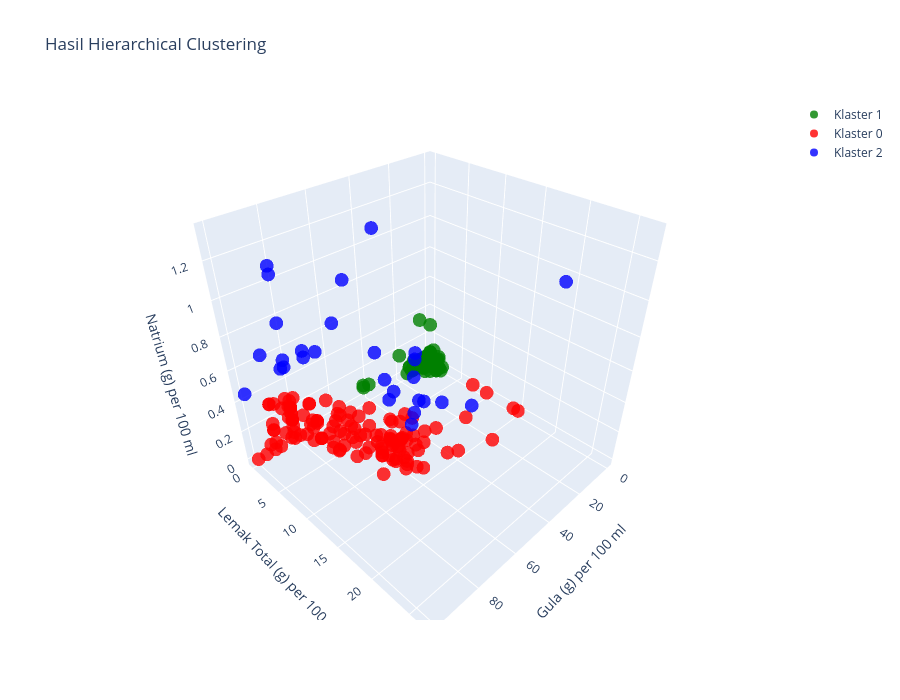

This figure's notebook cell:
### Markdown cell above
## 3. Hierarchical Clustering (HC)

### Code cell
from sklearn.cluster import AgglomerativeClustering
import scipy.cluster.hierarchy as sch
from yellowbrick.cluster import KElbowVisualizer

# Visualisasi Dendrogram
plt.figure(figsize=(18, 10))
plt.title('Dendrogram Hierarchical Clustering')
plt.xlabel('Produk Minuman')
plt.ylabel('Jarak Euclidean')
dendrogram = sch.dendrogram(sch.linkage(data_scaled, method='ward'))
plt.show()

# Evaluasi Silhouette Score HC
hc_model = AgglomerativeClustering(metric='euclidean', linkage='ward')
visualizer = KElbowVisualizer(hc_model, k=(2, 11), metric='silhouette', timings=False, title='Silhouette Score HC')
visualizer.fit(data_scaled)
visualizer.poof()

# Eksekusi Agglomerative Clustering dengan k=3
hc = AgglomerativeClustering(n_clusters=3, metric='euclidean', linkage='ward')
df_final['Klaster_HC'] = hc.fit_predict(data_scaled)

# Visualisasi 3D Scatter Plot Matplotlib
fig = plt.figure(figsize=(15, 12))
ax = fig.add_subplot(111, projection='3d')
colors = ['red', 'green', 'blue']

for i in df_final['Klaster_HC'].unique():
    ax.scatter(df_final.loc[df_final['Klaster_HC'] == i, 'Gula (g) per 100 ml'],
               df_final.loc[df_final['Klaster_HC'] == i, 'Lemak Total (g) per 100 ml'],
               df_final.loc[df_final['Klaster_HC'] == i, 'Natrium (g) per 100 ml'],
               label=f'Klaster {i}', color=colors[i], s=100)
ax.set_xlabel('Gula (g) per 100 ml')
ax.set_ylabel('Lemak Total (g) per 100 ml')
ax.set_zlabel('Natrium (g) per 100 ml')
ax.set_title('Hasil Hierarchical Clustering')
ax.legend()
plt.show()

# Visualisasi 3D Scatter Plot Plotly
import plotly.graph_objects as go
fig = go.Figure()
for i in df_final['Klaster_HC'].unique():
    cluster_data = df_final[df_final['Klaster_HC'] == i]
    fig.add_trace(go.Scatter3d(
        x=cluster_data['Gula (g) per 100 ml'],
        y=cluster_data['Lemak Total (g) per 100 ml'],
        z=cluster_data['Natrium (g) per 100 ml'],
        mode='markers',
        marker=dict(size=8, color=colors[i], opacity=0.8),
        name=f'Klaster {i}'
    ))
fig.update_layout(
    title='Hasil Hierarchical Clustering',
    scene=dict(xaxis_title='Gula (g) per 100 ml', yaxis_title='Lemak Total (g) per 100 ml', zaxis_title='Natrium (g) per 100 ml'),
    width=900, height=700
)
fig.show()

### Figure 1 — Plotly figure (JSON) as saved in the notebook; plotly's stock layout.template omitted (floating-point values rounded to 4 significant figures; data arrays with more than 128 entries replaced by an {"elided": "..."} marker saying what was removed)
{"data": [{"marker": {"color": "green", "opacity": 0.8, "size": 8}, "mode": "markers", "name": "Klaster 1", "type": "scatter3d", "x": {"elided": "190 float values"}, "y": {"elided": "190 float values"}, "z": {"elided": "190 float values"}}, {"marker": {"color": "red", "opacity": 0.8, "size": 8}, "mode": "markers", "name": "Klaster 0", "type": "scatter3d", "x": [60.0, 81.82, 81.82, 96.0, 60.0, 52.0, 79.17, 90.91, 90.91, 90.91, 81.82, 90.91, 81.82, 73.91, 72.22, 56.0, 63.64, 62.96, 50.0, 58.06, 73.91, 57.14, 70.37, 72.0, 60.0, 55.0, 63.16, 66.67, 63.33, 70.0, 72.0, 65.0, 60.0, 60.0, 72.22, 62.96, 62.96, 44.0, 69.57, 65.0, 65.0, 60.0, 65.0, 65.0, 83.33, 91.67, 88.89, 88.46, 88.89, 81.82, 90.91, 50.0, 81.82, 81.82, 72.73, 74.07, 85.71, 100.0, 64.29, 81.82, 85.71, 72.73, 81.82, 78.26, 73.91, 69.57, 76.36, 73.91, 68.0, 68.0, 65.22, 82.61, 69.57, 68.0, 80.0, 68.0, 48.0, 60.0, 61.11, 56.0, 65.0, 58.06, 32.0, 46.67, 73.91, 60.0, 60.0, 73.33, 59.32, 72.0, 75.0, 59.26, 81.82, 80.0, 93.33, 83.72, 83.33, 90.91, 82.61, 59.26, 52.0, 25.0, 60.0, 70.0, 56.67, 63.33, 59.09, 63.64, 60.0, 57.14, 53.33, 60.0, 60.0, 81.82, 81.82, 70.83, 69.57, 64.0, 64.0, 70.0, 70.0, 70.0, 0.0, 0.0, 0.0, 0.0, 73.91], "y": [7.5, 0.0, 0.0, 0.0, 12.0, 12.0, 0.0, 0.0, 0.0, 0.0, 0.0, 0.0, 0.0, 2.174, 0.0, 14.0, 11.36, 7.407, 15.91, 11.29, 4.348, 8.929, 7.407, 8.0, 12.5, 12.5, 10.53, 14.29, 6.667, 6.667, 6.0, 10.0, 12.5, 12.5, 0.0, 11.11, 9.259, 16.0, 2.174, 10.0, 12.5, 12.5, 10.0, 10.0, 0.0, 0.0, 0.0, 5.769, 0.0, 0.0, 0.0, 12.5, 0.0, 0.0, 0.0, 5.556, 0.0, 0.0, 0.0, 0.0, 0.0, 0.0, 0.0, 6.522, 6.522, 10.87, 0.0, 10.87, 4.0, 6.0, 4.348, 4.348, 8.696, 6.0, 8.0, 4.0, 10.0, 10.0, 11.11, 10.0, 10.0, 9.677, 18.0, 13.33, 2.174, 0.4, 10.0, 0.0, 6.356, 8.0, 5.0, 11.11, 0.0, 0.0, 0.0, 0.0, 0.0, 0.0, 0.0, 14.81, 10.0, 12.5, 14.0, 11.67, 11.67, 11.67, 11.36, 11.36, 10.0, 10.71, 11.67, 11.67, 10.0, 0.0, 0.0, 4.167, 4.348, 6.0, 6.0, 0.0, 0.0, 0.0, 10.0, 15.0, 7.692, 14.29, 2.174], "z": [0.075, 0.2273, 0.2727, 0.0, 0.06, 0.04, 0.0, 0.1364, 0.3182, 0.1364, 0.04545, 0.04545, 0.09091, 0.0, 0.05556, 0.2, 0.1591, 0.1667, 0.1364, 0.1613, 0.0, 0.07143, 0.1111, 0.24, 0.025, 0.125, 0.05263, 0.119, 0.08333, 0.2, 0.14, 0.2, 0.25, 0.2, 0.0, 0.03704, 0.07407, 0.1, 0.0, 0.075, 0.2, 0.05, 0.05, 0.1, 0.1667, 0.0, 0.3056, 0.2692, 0.0, 0.1364, 0.1818, 0.1786, 0.1818, 0.2273, 0.1818, 0.01852, 0.25, 0.0, 0.1429, 0.1364, 0.07143, 0.1818, 0.1364, 0.2609, 0.08696, 0.2174, 0.1273, 0.2174, 0.18, 0.08, 0.1304, 0.1304, 0.06522, 0.26, 0.16, 0.24, 0.18, 0.125, 0.02778, 0.04, 0.05, 0.2258, 0.14, 0.2, 0.0, 0.02, 0.12, 0.03333, 0.2331, 0.04, 0.075, 0.07407, 0.0, 0.28, 0.05, 0.3023, 0.01667, 0.3182, 0.2391, 0.07407, 0.24, 0.075, 0.06, 0.01667, 0.05, 0.05, 0.1591, 0.1818, 0.2667, 0.25, 0.15, 0.1833, 0.15, 0.2273, 0.1818, 0.1667, 0.08696, 0.2, 0.06, 0.03333, 0.01667, 0.03333, 0.0, 0.0, 0.0, 0.0, 0.0]}, {"marker": {"color": "blue", "opacity": 0.8, "size": 8}, "mode": "markers", "name": "Klaster 2", "type": "scatter3d", "x": [60.0, 68.0, 81.82, 72.73, 90.91, 81.82, 66.67, 50.0, 52.94, 45.71, 43.75, 50.0, 81.82, 59.57, 100.0, 33.33, 83.33, 73.91, 46.67, 53.33, 40.0, 60.0, 80.0, 50.0, 57.14, 81.82, 50.0, 81.82], "y": [10.0, 12.0, 0.0, 0.0, 0.0, 0.0, 0.0, 11.67, 11.76, 10.0, 9.375, 10.94, 0.0, 10.64, 0.0, 0.0, 0.0, 6.522, 26.67, 13.33, 16.67, 13.33, 3.333, 15.0, 7.143, 0.0, 0.0, 0.0], "z": [0.4, 0.64, 0.5455, 0.5455, 0.6364, 1.045, 0.5, 0.3667, 0.3088, 0.6, 0.5312, 0.5, 1.091, 0.4681, 0.4545, 1.083, 0.5, 0.8696, 1.333, 0.4333, 0.4, 0.3333, 0.6333, 0.45, 0.6071, 0.5, 0.8571, 0.7727]}], "layout": {"height": 700, "scene": {"xaxis": {"title": {"text": "Gula (g) per 100 ml"}}, "yaxis": {"title": {"text": "Lemak Total (g) per 100 ml"}}, "zaxis": {"title": {"text": "Natrium (g) per 100 ml"}}}, "title": {"text": "Hasil Hierarchical Clustering"}, "width": 900}}
